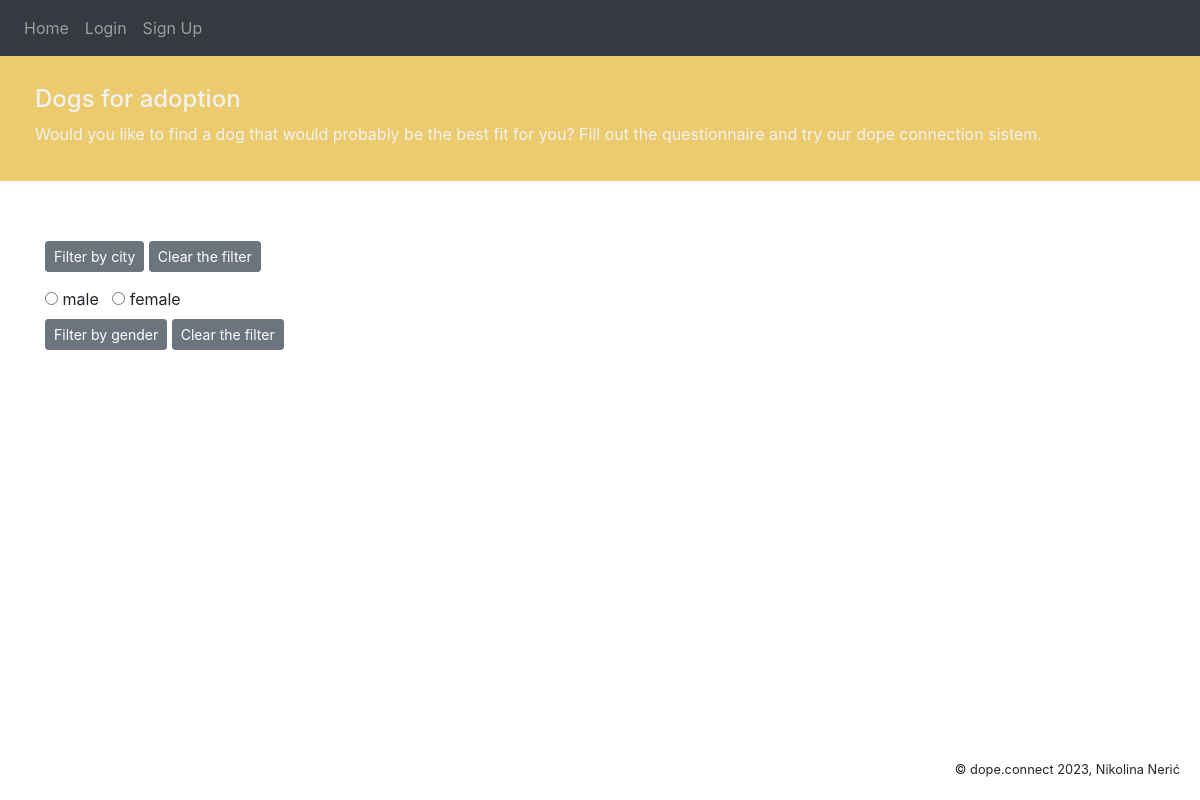
The app's page /home, older data.
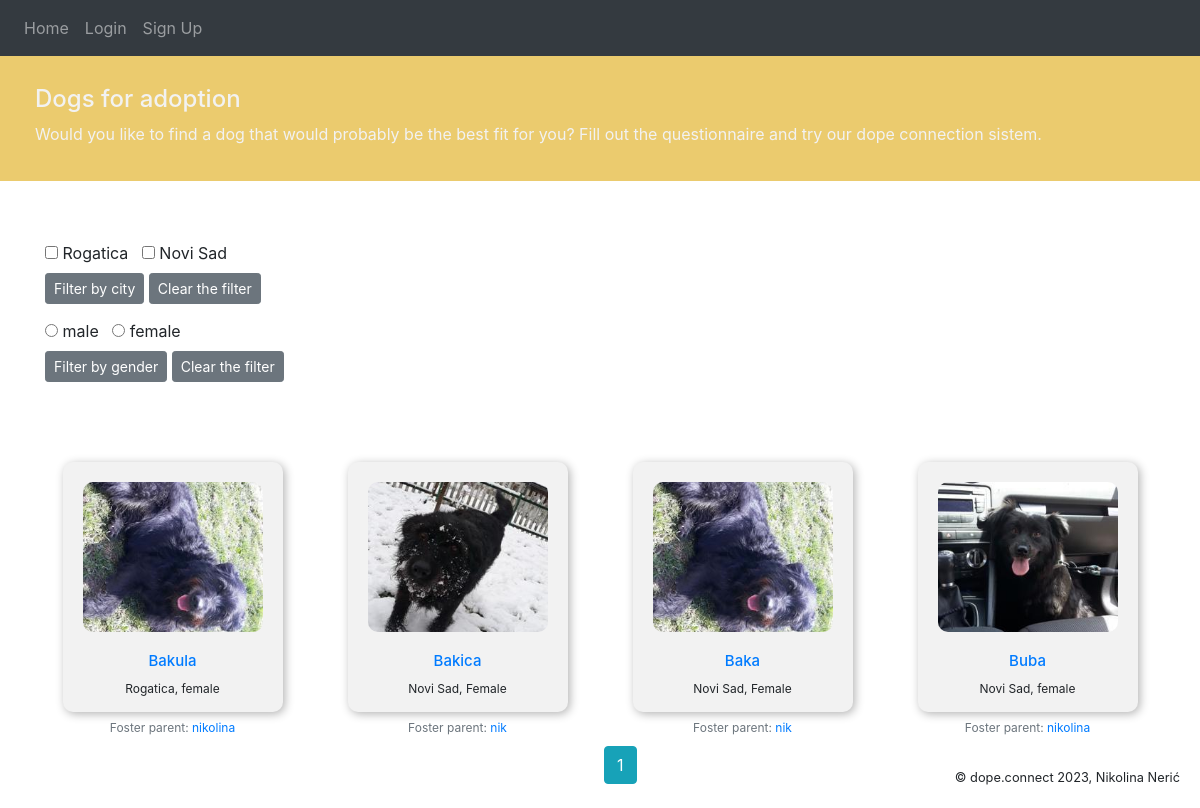
The same page, newer data.
### website/models.py (models this page shows, shortened)
class Post(db.Model):
    id = db.Column(db.Integer, primary_key = True)
    title = db.Column(db.String(150))
    gender = db.Column(db.String(150))
    city = db.Column(db.String(150))
    data = db.Column(db.String(10000))
    image_file = db.Column(db.String(150), nullable=False)
    date_posted = db.Column(db.DateTime(timezone = True), default = func.now())
    user_id = db.Column(db.Integer, db.ForeignKey('user.id'))
    dog_info = db.relationship('DogInfo', backref = 'user', uselist = False)

class User(db.Model, UserMixin):
    id = db.Column(db.Integer, primary_key = True)
    email = db.Column(db.String(150), unique = True)
    is_verified = db.Column(db.Boolean(150), default = False)
    password = db.Column(db.String(150))
    first_name = db.Column(db.String(150))
    image_file = db.Column(db.String(150), nullable=False, default='default.jpg')
    posts = db.relationship('Post', backref ='author', lazy = True)
    user_info = db.relationship('UserInfo', backref = 'info', uselist = False)
    saved_dogs = db.Column(db.JSON)

### website/views.py (the view, shortened to what this page needs)
def home(page = 1):
    page = request.args.get('page', 1, type=int)
    posts = Post.query.order_by(Post.date_posted.desc()).paginate(page=page, per_page=10)
    cities = set()
    saved_posts = []
    if current_user.is_authenticated:
        saved_posts = current_user.saved_dogs
        if saved_posts:
            saved_posts = current_user.saved_dogs['saved']
            saved_posts = [int(id) for id in saved_posts]
    for post in session.query(Post.city).distinct():
        cities.add(post.city)
    genders = ['male','female']
    chosen_cities=[]
    return render_template("home.html", user = current_user, posts = posts, cities = cities, genders = genders, chosen_cities = chosen_cities, saved_posts = saved_posts)

### website/templates/home.html (shortened to what this page needs)
{% extends "base.html" %} {% block title %}Dogs{% endblock %} {% block content
    %}
    <div class ="colored-strip" >
      <h4 text-align = "center">Dogs for adoption</h4>
      <h7 text-align = "center">Would you like to find a dog that would probably be the best fit for you?
      <a class="link" href="{{ url_for('user_info')}}">Fill out the questionnaire and try our dope connection sistem.</a></h7>
    </div>
    <div style="margin-top: 185px;">
      <form action="" method="POST">
        {% for city in cities%}
            <input type="checkbox" id="remember-checkbox" name="city" value="{{ city }}" {% if city in chosen_cities %}checked{% endif %}>
            <label style="display: inline block;" for="city">{{city}}</label> &nbsp
        {% endfor %}
        <div class="col-lg-3" style="margin-left: -15px;">
          <button class="btn btn-secondary btn-sm" type="submit">Filter by city</button>
          <button onclick= "clearRememberedCheckboxes()"id="clear-checkboxes" class="btn btn-secondary btn-sm"name="city" value="all">Clear the filter</button>
        </div>
        {% for gender in genders%}
        <input type="radio" id="radio" name="gender" value="{{ gender }}" style="margin-top: 20px;">
        <label style="display: inline block;" style="margin-top: 20px;" for="gender">{{gender}} </label> &nbsp
        {% endfor %}
        <div class="col-lg-3" style="margin-left: -15px;">
          <button class="btn btn-secondary btn-sm" type="submit">Filter by gender</button>
          <button onclick= "clearRememberedCheckboxes()"id="clear-checkboxes" class="btn btn-secondary btn-sm"name="gender" value="all">Clear the filter</button>
        </div>
      </form>
    </div>
    {% if posts%}
    <div class="row text-center">
      {% for post in posts %}
      <div class="col-lg-3">
        <div class="dog-card">
          <img src="{{ url_for('static', filename='profile_pics/' + post.image_file) }}" alt="dog" />
          <h2><a href="{{ url_for('post', post_id = post.id )}}">{{ post.title }} </a></h2>
          <p text-align="center"> {{ post.city }}, {{ post.gender }} </p>
          <small class="text-muted">Foster parent: <a href="{{ url_for('user', user_id = post.author.id )}}">{{ post.author.first_name }}</a></small>
        </div>
      </div>
      {% endfor %}
    </div>
    {%endif%}
      <div class="pagination">
        {% for page_num in posts.iter_pages(left_edge=1, right_edge=1, left_current=1, right_current=2) %}
          {% if page_num %}
            {% if posts.page == page_num %}
              <a class="btn btn-info mb-4" style="margin: 4px;" href="{{ url_for('home', page=page_num) }}">{{ page_num }}</a>
            {% else %}
              <a class="btn btn-outline-info mb-4" href="{{ url_for('home', page=page_num) }}">{{ page_num }}</a>
            {% endif %}
          {% else %}
            ...
          {% endif %}
        {% endfor %}
      </div>
      <br>
      <br>
      <br>
      <br>
    {% endblock %}

### website/templates/base.html (shortened to what this page needs)
<!DOCTYPE html>
<html>
  <head>
    <link
      rel="stylesheet"
      href="https://stackpath.bootstrapcdn.com/bootstrap/4.4.1/css/bootstrap.min.css"
    />
    <link
      rel="stylesheet"
      href="https://stackpath.bootstrapcdn.com/font-awesome/4.7.0/css/font-awesome.min.css"
    />
  </head>
  <body>
    <nav class="navbar navbar-expand-lg navbar-dark bg-dark">
      <div class="collapse navbar-collapse" id="navbar" style>
        <div class="navbar-nav">
          {% if user.is_authenticated %}
          <a class="nav-item nav-link" id="home" href="/home">Home</a>
          <a class="nav-item nav-link" id="profile" href="/profile">My profile</a>
          <a class="nav-item nav-link" id="new_post" href="/post/new">Add a dog for adoption</a>
          <a class="nav-item nav-link" id="matches" href="/matches">Find a dog to adopt</a>
          {% else %}
          <a class="nav-item nav-link" id="home" href="/home">Home</a>
          <a class="nav-item nav-link" id="login" href="/login">Login</a>
          <a class="nav-item nav-link" id="signUp" href="/sign-up">Sign Up</a>
          {% endif %}
        </div>
      </div>
    </nav>
    <div class="container">{% block content %} {% endblock %}</div>
      <footer style="position: fixed;
        bottom: 10px;
        right: 10px;
        padding: 10px;">
        <small>&copy; dope.connect 2023, Nikolina Nerić</small>
      </footer>
  </body>
</html>

### website/templates/base.html (style rules this page uses)
html, body { margin: 0; height: 100%; }
.navbar { z-index: 1; }
.nav-link { color: rgb(158, 154, 154) }
.navbar-nav { display: flex; justify-content: space-between; }

### website/templates/home.html (style rules this page uses)
.dog-card { display: inline-block; width: 220px; margin-top: 80px; text-align: center; vertical-align: top; flex-direction: column; align-items: center; height: 250px; background-color: #f2f2f2; border-radius: 10px; padding: 20px; box-shadow: 2px 2px 10px rgba(0, 0, 0, 0.3); }
.dog-card img { width: 100%; height: 150px; object-fit: cover; border-radius: 10px; margin-bottom: 20px; }
.dog-card h2 { font-size: 15px; margin-bottom: 10px; }
.dog-card p { font-size: 12px; }
.dog-card small { font-size: 12px; }
.pagination { display: flex; justify-content: center; position:fixed; bottom: 0; left: 50% }
.colored-strip { position: absolute; left: 0; right: 0; top: 50px; width: 100%; background-color: #ebcb6e; padding: 35px; color:#f2f2f2; }
.link { color: #f2f2f2; display: inline-block; padding: 0px }

Row changes from the older to the newer data that the page shows:
added Post: image_file (picture), title "Bakula", city "Rogatica", gender "female", author.first_name "nikolina"
added Post: image_file (picture), title "Bakica", city "Novi Sad", gender "Female", author.first_name "nik"
added Post: image_file (picture), title "Baka", city "Novi Sad", gender "Female", author.first_name "nik"
added Post: image_file (picture), title "Buba", city "Novi Sad", gender "female", author.first_name "nikolina"
Text that changed along with them:
new list line: "☐ Rogatica"
new list line: "☐ Novi Sad"
new list line: "1"
